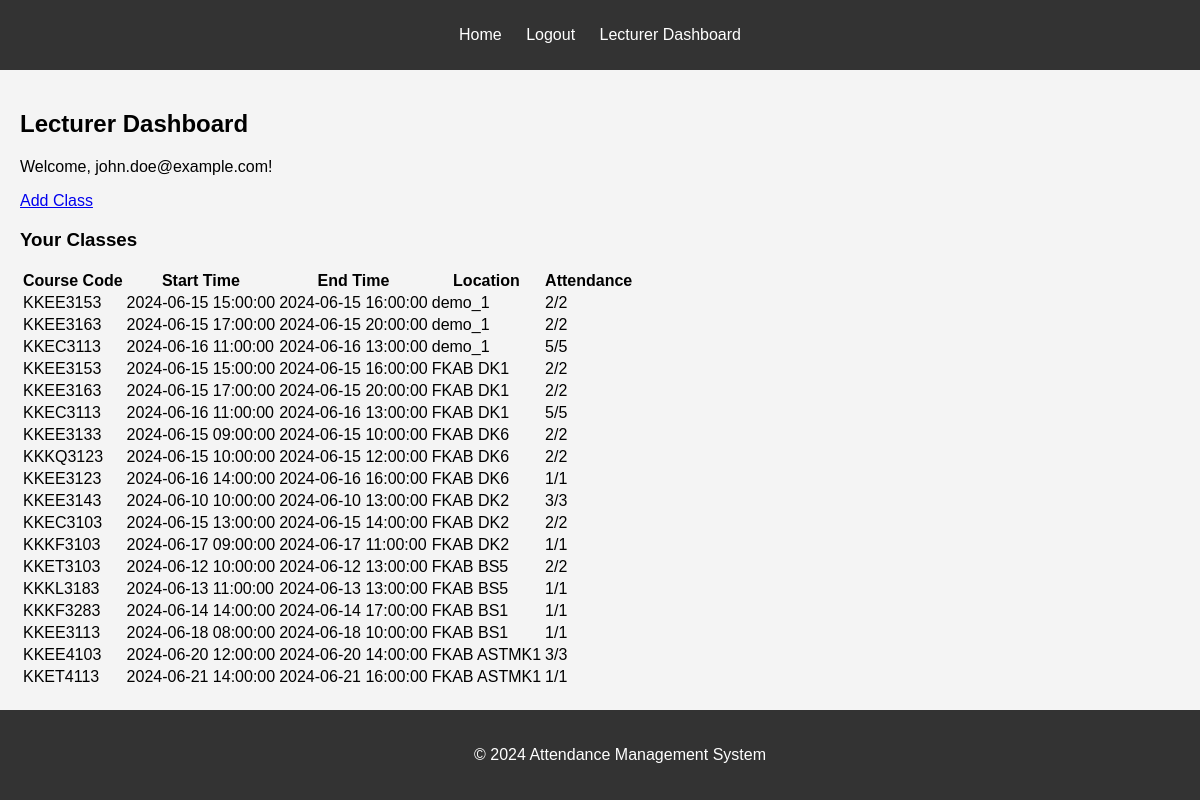
Screenshot of /lecturer/dashboard (signed in) with the database file from the repository.
### endusr/models.py (models this page shows, shortened)
class User(db.Model, UserMixin):
    id = db.Column(db.String(10), primary_key=True)
    email = db.Column(db.String(100), unique=True, nullable=False)
    password = db.Column(db.String(100), nullable=False)
    is_lecturer = db.Column(db.Boolean, default=False)

### host/models.py (models this page shows)
class Class(db.Model):
    __tablename__ = 'classes'
    class_id = db.Column(db.Integer, primary_key=True, autoincrement=True)
    course_code = db.Column(db.String(10), db.ForeignKey('courses.code'), nullable=False)
    start_time = db.Column(db.DateTime, nullable=False)
    end_time = db.Column(db.DateTime, nullable=False)
    location = db.Column(db.String(100), nullable=False)
    lecturer_id = db.Column(db.String(10), db.ForeignKey('lecturers.lecturer_id'), nullable=False)

### endusr/routes.py (the view)
@app.route('/lecturer/dashboard')
@login_required
def lecturer_dashboard():
    if not current_user.is_lecturer:
        return redirect(url_for('home'))
    classes = sql_handler.get_classes(by='lecturer', lecturer_id=current_user.id)
    attendance_data = []
    for class_instance in classes:
        attendances = sql_handler.get_attendances(by='class', class_id=class_instance.class_id)
        total_students = len(attendances)
        attended_students = sum(1 for a in attendances if a.status == 'present')
        attendance_data.append({
            'class': class_instance,
            'attended': attended_students,
            'total': total_students
        })
    return render_template('lecturer_dashboard.html', classes=classes, attendance_data=attendance_data)

### endusr/models.py (called while the page is built)
@login_manager.user_loader
def load_user(user_id):
    return User.query.get(user_id)

### host/sql_handler.py (called while the page is built)
    def with_app_context(func):
        @wraps(func)
        def wrapper(self, *args, **kwargs):
            with app.app_context():
                return func(self, *args, **kwargs)
        return wrapper

### endusr/templates/lecturer_dashboard.html (shortened to what this page needs)
{% extends "base.html" %}
{% block content %}
<h2>Lecturer Dashboard</h2>
<p>Welcome, {{ current_user.email }}!</p>
<a href="{{ url_for('add_class') }}">Add Class</a>
<h3>Your Classes</h3>
<table>
    <thead>
        <tr>
            <th>Course Code</th>
            <th>Start Time</th>
            <th>End Time</th>
            <th>Location</th>
            <th>Attendance</th>
        </tr>
    </thead>
    <tbody>
        {% for data in attendance_data %}
        <tr>
            <td>{{ data.class.course_code }}</td>
            <td>{{ data.class.start_time }}</td>
            <td>{{ data.class.end_time }}</td>
            <td>{{ data.class.location }}</td>
            <td>{{ data.attended }}/{{ data.total }}</td>
        </tr>
        {% endfor %}
    </tbody>
</table>
{% endblock %}

### endusr/templates/base.html (shortened to what this page needs)
<!DOCTYPE html>
<html lang="en">
<head>
    <link rel="stylesheet" href="{{ url_for('static', filename='styles.css') }}">
</head>
<body>
    <header>
        <nav>
            <ul>
                <li><a href="{{ url_for('home') }}">Home</a></li>
                {% if current_user.is_authenticated %}
                    <li><a href="{{ url_for('logout') }}">Logout</a></li>
                    {% if current_user.is_lecturer %}
                        <li><a href="{{ url_for('lecturer_dashboard') }}">Lecturer Dashboard</a></li>
                    {% else %}
                        <li><a href="{{ url_for('student_dashboard') }}">Student Dashboard</a></li>
                    {% endif %}
                {% else %}
                    <li><a href="{{ url_for('login') }}">Login</a></li>
                    <li><a href="{{ url_for('register') }}">Register</a></li>
                {% endif %}
            </ul>
        </nav>
    </header>
    <main>
        {% block content %}{% endblock %}
    </main>
    <footer>
        <p>&copy; 2024 Attendance Management System</p>
    </footer>
</body>
</html>

### endusr/static/styles.css (style rules this page uses)
body { font-family: Arial, sans-serif; margin: 0; padding: 0; background-color: #f4f4f4; }
header { background-color: #333; color: #fff; padding: 10px 0; text-align: center; }
header nav ul { list-style-type: none; padding: 0; }
header nav ul li { display: inline; margin: 0 10px; }
header nav ul li a { color: #fff; text-decoration: none; }
main { padding: 20px; }
footer { text-align: center; padding: 20px; background-color: #333; color: #fff; position: fixed; width: 100%; bottom: 0; }

### rows the page displays
User: email "john.doe@example.com"
Class: class.course_code "KKEE3153", class.start_time "2024-06-15 15:00:00", class.end_time "2024-06-15 16:00:00", class.location "demo_1"
Class: class.course_code "KKEE3163", class.start_time "2024-06-15 17:00:00", class.end_time "2024-06-15 20:00:00", class.location "demo_1"
Class: class.course_code "KKEC3113", class.start_time "2024-06-16 11:00:00", class.end_time "2024-06-16 13:00:00", class.location "demo_1"
Class: class.course_code "KKEE3153", class.start_time "2024-06-15 15:00:00", class.end_time "2024-06-15 16:00:00", class.location "FKAB DK1"
Class: class.course_code "KKEE3163", class.start_time "2024-06-15 17:00:00", class.end_time "2024-06-15 20:00:00", class.location "FKAB DK1"
Class: class.course_code "KKEC3113", class.start_time "2024-06-16 11:00:00", class.end_time "2024-06-16 13:00:00", class.location "FKAB DK1"
Class: class.course_code "KKEE3133", class.start_time "2024-06-15 09:00:00", class.end_time "2024-06-15 10:00:00", class.location "FKAB DK6"
Class: class.course_code "KKKQ3123", class.start_time "2024-06-15 10:00:00", class.end_time "2024-06-15 12:00:00", class.location "FKAB DK6"
Class: class.course_code "KKEE3123", class.start_time "2024-06-16 14:00:00", class.end_time "2024-06-16 16:00:00", class.location "FKAB DK6"
Class: class.course_code "KKEE3143", class.start_time "2024-06-10 10:00:00", class.end_time "2024-06-10 13:00:00", class.location "FKAB DK2"
Class: class.course_code "KKEC3103", class.start_time "2024-06-15 13:00:00", class.end_time "2024-06-15 14:00:00", class.location "FKAB DK2"
Class: class.course_code "KKKF3103", class.start_time "2024-06-17 09:00:00", class.end_time "2024-06-17 11:00:00", class.location "FKAB DK2"
Class: class.course_code "KKET3103", class.start_time "2024-06-12 10:00:00", class.end_time "2024-06-12 13:00:00", class.location "FKAB BS5"
Class: class.course_code "KKKL3183", class.start_time "2024-06-13 11:00:00", class.end_time "2024-06-13 13:00:00", class.location "FKAB BS5"
Class: class.course_code "KKKF3283", class.start_time "2024-06-14 14:00:00", class.end_time "2024-06-14 17:00:00", class.location "FKAB BS1"
Class: class.course_code "KKEE3113", class.start_time "2024-06-18 08:00:00", class.end_time "2024-06-18 10:00:00", class.location "FKAB BS1"
Class: class.course_code "KKEE4103", class.start_time "2024-06-20 12:00:00", class.end_time "2024-06-20 14:00:00", class.location "FKAB ASTMK1"
Class: class.course_code "KKET4113", class.start_time "2024-06-21 14:00:00", class.end_time "2024-06-21 16:00:00", class.location "FKAB ASTMK1"

### other values shown
{{ data.attended }} "2" "2" "5" "2" "2" "5" "2" "2" "1" "3" "2" "1" "2" "1" "1" "1" "3" "1"
{{ data.total }} "2" "2" "5" "2" "2" "5" "2" "2" "1" "3" "2" "1" "2" "1" "1" "1" "3" "1"
